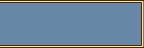

Tiled map render using the project's own tile images. Description and the whole map definition, tile-layer contents included, below:
An orthogonal 18x6 tile map with 8x8 px tiles, 1 tile layer (Tile Layer 1).

<map version="1.5" tiledversion="1.7.2" orientation="orthogonal" renderorder="right-down" width="18" height="6" tilewidth="8" tileheight="8" infinite="0" nextlayerid="2" nextobjectid="1">
 <tileset firstgid="1" name="MenuTiles" tilewidth="8" tileheight="8" tilecount="128" columns="32">
  <image source="MenuTiles.png" width="256" height="32" />
 </tileset>
 <layer id="1" name="Tile Layer 1" width="18" height="6">
  <data encoding="csv">
90,90,90,90,90,90,90,90,90,90,90,90,90,90,90,90,90,91,
10,10,10,10,10,10,10,10,10,10,10,10,10,10,10,10,10,2147483744,
10,10,10,10,10,10,10,10,10,10,10,10,10,10,10,10,10,2147483744,
10,10,10,10,10,10,10,10,10,10,10,10,10,10,10,10,10,2147483744,
10,10,10,10,10,10,10,10,10,10,10,10,10,10,10,10,10,2147483744,
3221225562,3221225562,3221225562,3221225562,3221225562,3221225562,3221225562,3221225562,3221225562,3221225562,3221225562,3221225562,3221225562,3221225562,3221225562,3221225562,3221225562,1073741915
</data>
 </layer>
</map>
